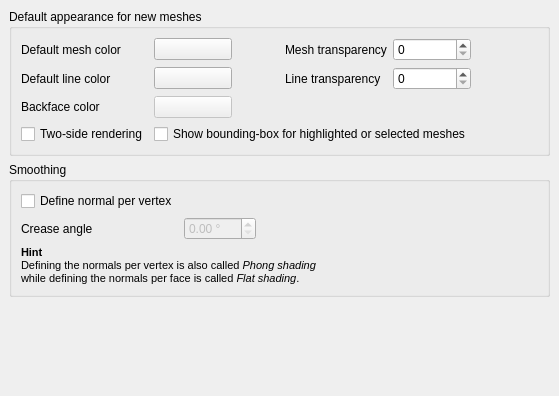
<?xml version="1.0" encoding="UTF-8"?>
<ui version="4.0">
 <class>MeshGui::DlgSettingsMeshView</class>
 <widget class="QWidget" name="MeshGui::DlgSettingsMeshView">
  <property name="geometry">
   <rect>
    <x>0</x>
    <y>0</y>
    <width>559</width>
    <height>396</height>
   </rect>
  </property>
  <property name="windowTitle">
   <string>Mesh view</string>
  </property>
  <layout class="QGridLayout">
   <property name="margin">
    <number>9</number>
   </property>
   <property name="spacing">
    <number>6</number>
   </property>
   <item row="0" column="0">
    <widget class="QGroupBox" name="groupBox">
     <property name="title">
      <string>Default appearance for new meshes</string>
     </property>
     <layout class="QGridLayout">
      <property name="margin">
       <number>9</number>
      </property>
      <property name="spacing">
       <number>6</number>
      </property>
      <item row="0" column="0">
       <layout class="QGridLayout">
        <property name="margin">
         <number>0</number>
        </property>
        <property name="spacing">
         <number>6</number>
        </property>
        <item row="1" column="2">
         <spacer>
          <property name="orientation">
           <enum>Qt::Horizontal</enum>
          </property>
          <property name="sizeType">
           <enum>QSizePolicy::Maximum</enum>
          </property>
          <property name="sizeHint" stdset="0">
           <size>
            <width>41</width>
            <height>20</height>
           </size>
          </property>
         </spacer>
        </item>
        <item row="1" column="0">
         <widget class="QLabel" name="labelLineColor">
          <property name="text">
           <string>Default line color</string>
          </property>
         </widget>
        </item>
        <item row="0" column="3">
         <widget class="QLabel" name="labelMeshTransparency">
          <property name="text">
           <string>Mesh transparency</string>
          </property>
         </widget>
        </item>
        <item row="0" column="1">
         <widget class="Gui::PrefColorButton" name="buttonMeshColor">
          <property name="color">
           <color>
            <red>204</red>
            <green>204</green>
            <blue>204</blue>
           </color>
          </property>
          <property name="prefEntry" stdset="0">
           <cstring>MeshColor</cstring>
          </property>
          <property name="prefPath" stdset="0">
           <cstring>Mod/Mesh</cstring>
          </property>
         </widget>
        </item>
        <item row="1" column="4">
         <widget class="Gui::PrefSpinBox" name="spinLineTransparency">
          <property name="maximum">
           <number>100</number>
          </property>
          <property name="prefEntry" stdset="0">
           <cstring>LineTransparency</cstring>
          </property>
          <property name="prefPath" stdset="0">
           <cstring>Mod/Mesh</cstring>
          </property>
         </widget>
        </item>
        <item row="0" column="0">
         <widget class="QLabel" name="labelFaceColor">
          <property name="text">
           <string>Default mesh color</string>
          </property>
         </widget>
        </item>
        <item row="0" column="4">
         <widget class="Gui::PrefSpinBox" name="spinMeshTransparency">
          <property name="maximum">
           <number>100</number>
          </property>
          <property name="prefEntry" stdset="0">
           <cstring>MeshTransparency</cstring>
          </property>
          <property name="prefPath" stdset="0">
           <cstring>Mod/Mesh</cstring>
          </property>
         </widget>
        </item>
        <item row="2" column="2" colspan="3">
         <spacer>
          <property name="orientation">
           <enum>Qt::Horizontal</enum>
          </property>
          <property name="sizeHint" stdset="0">
           <size>
            <width>191</width>
            <height>20</height>
           </size>
          </property>
         </spacer>
        </item>
        <item row="3" column="1" colspan="4">
         <widget class="Gui::PrefCheckBox" name="checkboxBoundbox">
          <property name="text">
           <string>Show bounding-box for highlighted or selected meshes</string>
          </property>
          <property name="checked">
           <bool>false</bool>
          </property>
          <property name="prefEntry" stdset="0">
           <cstring>ShowBoundingBox</cstring>
          </property>
          <property name="prefPath" stdset="0">
           <cstring>Mod/Mesh</cstring>
          </property>
         </widget>
        </item>
        <item row="2" column="1">
         <widget class="Gui::PrefColorButton" name="buttonBackfaceColor">
          <property name="enabled">
           <bool>false</bool>
          </property>
          <property name="color">
           <color>
            <red>204</red>
            <green>204</green>
            <blue>204</blue>
           </color>
          </property>
          <property name="prefEntry" stdset="0">
           <cstring>BackfaceColor</cstring>
          </property>
          <property name="prefPath" stdset="0">
           <cstring>Mod/Mesh</cstring>
          </property>
         </widget>
        </item>
        <item row="1" column="1">
         <widget class="Gui::PrefColorButton" name="buttonLineColor">
          <property name="color">
           <color>
            <red>0</red>
            <green>0</green>
            <blue>0</blue>
           </color>
          </property>
          <property name="prefEntry" stdset="0">
           <cstring>LineColor</cstring>
          </property>
          <property name="prefPath" stdset="0">
           <cstring>Mod/Mesh</cstring>
          </property>
         </widget>
        </item>
        <item row="3" column="0">
         <widget class="Gui::PrefCheckBox" name="checkboxRendering">
          <property name="text">
           <string>Two-side rendering</string>
          </property>
          <property name="checked">
           <bool>false</bool>
          </property>
          <property name="prefEntry" stdset="0">
           <cstring>TwoSideRendering</cstring>
          </property>
          <property name="prefPath" stdset="0">
           <cstring>Mod/Mesh</cstring>
          </property>
         </widget>
        </item>
        <item row="1" column="3">
         <widget class="QLabel" name="labelLineTransparency">
          <property name="text">
           <string>Line transparency</string>
          </property>
         </widget>
        </item>
        <item row="2" column="0">
         <widget class="QLabel" name="labelBackfaceColor">
          <property name="text">
           <string>Backface color</string>
          </property>
         </widget>
        </item>
        <item row="0" column="2">
         <spacer>
          <property name="orientation">
           <enum>Qt::Horizontal</enum>
          </property>
          <property name="sizeType">
           <enum>QSizePolicy::Maximum</enum>
          </property>
          <property name="sizeHint" stdset="0">
           <size>
            <width>41</width>
            <height>20</height>
           </size>
          </property>
         </spacer>
        </item>
       </layout>
      </item>
      <item row="0" column="1">
       <spacer>
        <property name="orientation">
         <enum>Qt::Horizontal</enum>
        </property>
        <property name="sizeType">
         <enum>QSizePolicy::Maximum</enum>
        </property>
        <property name="sizeHint" stdset="0">
         <size>
          <width>71</width>
          <height>20</height>
         </size>
        </property>
       </spacer>
      </item>
     </layout>
    </widget>
   </item>
   <item row="1" column="0">
    <widget class="QGroupBox" name="GroupBox12">
     <property name="title">
      <string>Smoothing</string>
     </property>
     <layout class="QGridLayout">
      <property name="margin">
       <number>9</number>
      </property>
      <property name="spacing">
       <number>6</number>
      </property>
      <item row="1" column="0">
       <widget class="QLabel" name="labelAngle">
        <property name="toolTip">
         <string>&lt;html&gt;&lt;head&gt;&lt;meta name=&quot;qrichtext&quot; content=&quot;1&quot; /&gt;&lt;/head&gt;&lt;body style=&quot; white-space: pre-wrap; font-family:MS Shell Dlg 2; font-size:7.8pt; font-weight:400; font-style:normal; text-decoration:none;&quot;&gt;&lt;p style=&quot; margin-top:12px; margin-bottom:12px; margin-left:0px; margin-right:0px; -qt-block-indent:0; text-indent:0px; font-size:8pt;&quot;&gt;This is the smallest angle between two faces where normals get calculated to do flat shading.&lt;/p&gt;&lt;p style=&quot; margin-top:12px; margin-bottom:12px; margin-left:0px; margin-right:0px; -qt-block-indent:0; text-indent:0px; font-size:8pt;&quot;&gt;If the angle between the normals of two neighbouring faces is less than the crease angle, the faces will be smoothshaded around their common edge.&lt;/p&gt;&lt;/body&gt;&lt;/html&gt;</string>
        </property>
        <property name="text">
         <string>Crease angle</string>
        </property>
       </widget>
      </item>
      <item row="0" column="0">
       <widget class="Gui::PrefCheckBox" name="checkboxNormal">
        <property name="toolTip">
         <string>&lt;html&gt;&lt;head&gt;&lt;meta name=&quot;qrichtext&quot; content=&quot;1&quot; /&gt;&lt;/head&gt;&lt;body style=&quot; white-space: pre-wrap; font-family:MS Shell Dlg 2; font-size:7.8pt; font-weight:400; font-style:normal; text-decoration:none;&quot;&gt;&lt;p style=&quot; margin-top:0px; margin-bottom:0px; margin-left:0px; margin-right:0px; -qt-block-indent:0; text-indent:0px; font-size:8pt;&quot;&gt;&lt;span style=&quot; font-weight:600;&quot;&gt;Flat shading/Phong shading&lt;/span&gt;&lt;/p&gt;&lt;p style=&quot;-qt-paragraph-type:empty; margin-top:0px; margin-bottom:0px; margin-left:0px; margin-right:0px; -qt-block-indent:0; text-indent:0px; font-size:8pt;&quot;&gt;&lt;/p&gt;&lt;p style=&quot; margin-top:0px; margin-bottom:0px; margin-left:0px; margin-right:0px; -qt-block-indent:0; text-indent:0px; font-size:8pt;&quot;&gt;Defines the appearance of surfaces.&lt;/p&gt;&lt;p style=&quot;-qt-paragraph-type:empty; margin-top:0px; margin-bottom:0px; margin-left:0px; margin-right:0px; -qt-block-indent:0; text-indent:0px; font-size:8pt;&quot;&gt;&lt;/p&gt;&lt;p style=&quot; margin-top:0px; margin-bottom:0px; margin-left:0px; margin-right:0px; -qt-block-indent:0; text-indent:0px; font-size:8pt;&quot;&gt;With flat shading the surface normals are not defined per vertex that leads to a unreal appearance for curved surfaces while using Phong shading leads to a smoother appearance. &lt;/p&gt;&lt;p style=&quot;-qt-paragraph-type:empty; margin-top:0px; margin-bottom:0px; margin-left:0px; margin-right:0px; -qt-block-indent:0; text-indent:0px; font-size:8pt;&quot;&gt;&lt;/p&gt;&lt;p style=&quot; margin-top:0px; margin-bottom:0px; margin-left:0px; margin-right:0px; -qt-block-indent:0; text-indent:0px; font-size:8pt;&quot;&gt;If this option is set Phong shading is used, if it is unset flat shading is used.&lt;/p&gt;&lt;/body&gt;&lt;/html&gt;</string>
        </property>
        <property name="text">
         <string>Define normal per vertex</string>
        </property>
        <property name="prefEntry" stdset="0">
         <cstring>VertexPerNormals</cstring>
        </property>
        <property name="prefPath" stdset="0">
         <cstring>Mod/Mesh</cstring>
        </property>
       </widget>
      </item>
      <item row="1" column="2">
       <spacer>
        <property name="orientation">
         <enum>Qt::Horizontal</enum>
        </property>
        <property name="sizeHint" stdset="0">
         <size>
          <width>221</width>
          <height>20</height>
         </size>
        </property>
       </spacer>
      </item>
      <item row="1" column="1">
       <widget class="Gui::PrefDoubleSpinBox" name="spinboxAngle">
        <property name="enabled">
         <bool>false</bool>
        </property>
        <property name="suffix">
         <string> °</string>
        </property>
        <property name="maximum">
         <double>180.000000000000000</double>
        </property>
        <property name="prefEntry" stdset="0">
         <cstring>CreaseAngle</cstring>
        </property>
        <property name="prefPath" stdset="0">
         <cstring>Mod/Mesh</cstring>
        </property>
       </widget>
      </item>
      <item row="2" column="0" colspan="3">
       <widget class="QLabel" name="labelHint">
        <property name="text">
         <string>&lt;html&gt;&lt;head&gt;&lt;meta name=&quot;qrichtext&quot; content=&quot;1&quot; /&gt;&lt;/head&gt;&lt;body style=&quot; white-space: pre-wrap; font-family:MS Shell Dlg 2; font-size:7.8pt; font-weight:400; font-style:normal; text-decoration:none;&quot;&gt;&lt;p style=&quot; margin-top:0px; margin-bottom:0px; margin-left:0px; margin-right:0px; -qt-block-indent:0; text-indent:0px; font-size:8pt;&quot;&gt;&lt;span style=&quot; font-weight:600;&quot;&gt;Hint&lt;/span&gt;&lt;/p&gt;&lt;p style=&quot; margin-top:0px; margin-bottom:0px; margin-left:0px; margin-right:0px; -qt-block-indent:0; text-indent:0px; font-size:8pt;&quot;&gt;Defining the normals per vertex is also called &lt;span style=&quot; font-style:italic;&quot;&gt;Phong shading&lt;/span&gt;&lt;/p&gt;&lt;p style=&quot; margin-top:0px; margin-bottom:0px; margin-left:0px; margin-right:0px; -qt-block-indent:0; text-indent:0px; font-size:8pt; font-style:italic;&quot;&gt;&lt;span style=&quot; font-style:normal;&quot;&gt;while defining the normals per face is called &lt;/span&gt;Flat shading&lt;span style=&quot; font-style:normal;&quot;&gt;.&lt;/span&gt;&lt;/p&gt;&lt;/body&gt;&lt;/html&gt;</string>
        </property>
       </widget>
      </item>
     </layout>
    </widget>
   </item>
   <item row="2" column="0">
    <spacer>
     <property name="orientation">
      <enum>Qt::Vertical</enum>
     </property>
     <property name="sizeHint" stdset="0">
      <size>
       <width>541</width>
       <height>41</height>
      </size>
     </property>
    </spacer>
   </item>
  </layout>
 </widget>
 <layoutdefault spacing="6" margin="11"/>
 <customwidgets>
  <customwidget>
   <class>Gui::ColorButton</class>
   <extends>QPushButton</extends>
   <header>Gui/Widgets.h</header>
  </customwidget>
  <customwidget>
   <class>Gui::PrefSpinBox</class>
   <extends>QSpinBox</extends>
   <header>Gui/PrefWidgets.h</header>
  </customwidget>
  <customwidget>
   <class>Gui::PrefColorButton</class>
   <extends>Gui::ColorButton</extends>
   <header>Gui/PrefWidgets.h</header>
  </customwidget>
  <customwidget>
   <class>Gui::PrefCheckBox</class>
   <extends>QCheckBox</extends>
   <header>Gui/PrefWidgets.h</header>
  </customwidget>
  <customwidget>
   <class>Gui::PrefDoubleSpinBox</class>
   <extends>QDoubleSpinBox</extends>
   <header>Gui/PrefWidgets.h</header>
  </customwidget>
 </customwidgets>
 <tabstops>
  <tabstop>buttonMeshColor</tabstop>
  <tabstop>buttonLineColor</tabstop>
  <tabstop>buttonBackfaceColor</tabstop>
  <tabstop>spinMeshTransparency</tabstop>
  <tabstop>spinLineTransparency</tabstop>
  <tabstop>checkboxRendering</tabstop>
  <tabstop>checkboxBoundbox</tabstop>
  <tabstop>checkboxNormal</tabstop>
  <tabstop>spinboxAngle</tabstop>
 </tabstops>
 <resources/>
 <connections>
  <connection>
   <sender>checkboxNormal</sender>
   <signal>toggled(bool)</signal>
   <receiver>spinboxAngle</receiver>
   <slot>setEnabled(bool)</slot>
   <hints>
    <hint type="sourcelabel">
     <x>110</x>
     <y>147</y>
    </hint>
    <hint type="destinationlabel">
     <x>266</x>
     <y>181</y>
    </hint>
   </hints>
  </connection>
  <connection>
   <sender>checkboxRendering</sender>
   <signal>toggled(bool)</signal>
   <receiver>buttonBackfaceColor</receiver>
   <slot>setEnabled(bool)</slot>
   <hints>
    <hint type="sourcelabel">
     <x>93</x>
     <y>53</y>
    </hint>
    <hint type="destinationlabel">
     <x>210</x>
     <y>71</y>
    </hint>
   </hints>
  </connection>
 </connections>
</ui>
